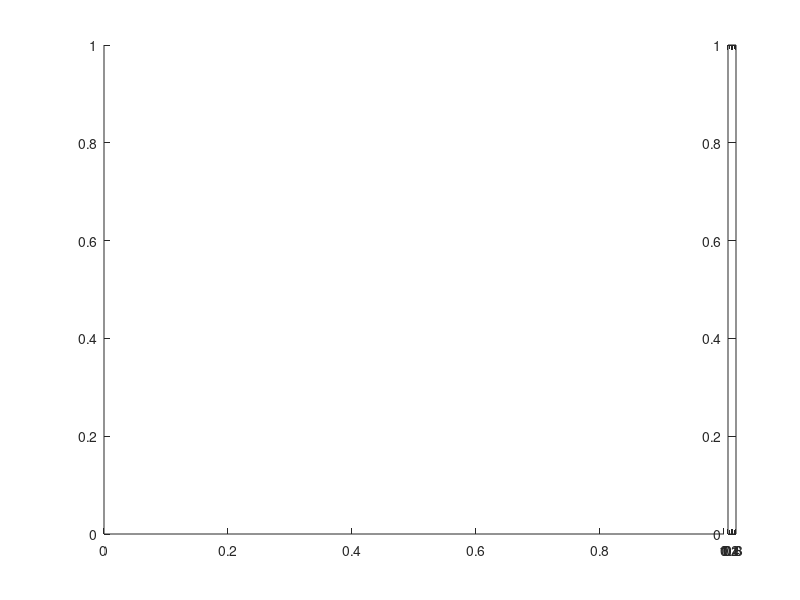

The MATLAB script that drew this image: (Note: this script raises an error after producing the figure.)
function cb = addcolorbar(axnow,gap,barwidth)

%ADDCOLORBAR add colorbar to the current gca, add to the right (eastoutside)
% restore the position of current gca
if nargin < 1
   axnow = gca; 
end
if nargin < 2
   gap = 0.005; 
end
if nargin < 3
   barwidth = 0.01; 
end
postemp = get(axnow,'position');
cbpos =  postemp;
cbpos(1) = postemp(1) + postemp(3) + gap;
cbpos(3) = barwidth;
cb = colorbar(axnow,'Position',cbpos);
set(axnow,'Position',postemp)
end

